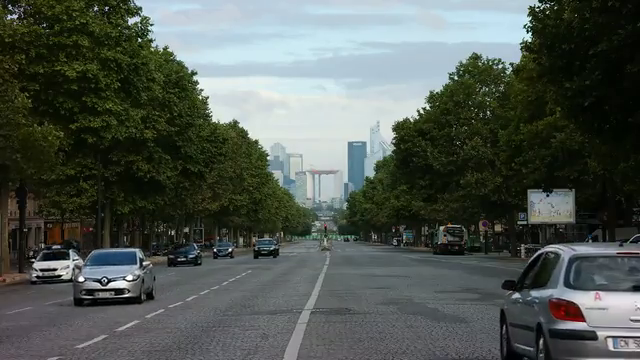
#> input picture frame 30 of media/traffic_one.mp4, 640 x 360 px, given in place of the camera
$ python LowCPU-Optimized-Counter.py
#> lines starting #> are read from the running program, lines starting #| are printed output that depends on the picture
"""This code has been striped and optimized to work on computers with limited
power and processing capabilities (e.g. Raspberry Pi, Beagleboard, ODROID, etc.)

This assumes you are streaming from a live video source, otherwise it's better
to save the given file and run the object detection on the given machine

Note on Cameras:
Most USB cameras (webcams or similar) should work out-of-the-box on most
single board computers, however, cameras that plug directly into the
SBC may require picamera (rapsberry pi) or a similar libraryto get them
to work properly.

CPU Power Note:
While this has been optimized to use as little processing power as possible,
there are still many SBCs or microcontrollers with far too little poweer to have
usable object detection"""


import pandas as pd
import cv2 as cv
import math

# OpenCV automatically detect connected webcams and gives them an index number
# If you have multiple cameras connected you may have to change
video_capture_device_index = 0
video_capture = cv.VideoCapture(video_capture_device_index)

# Test to make sure that opencv has connected to your camera
# This will likely either work very easily or be virtually impossible
# You should check
if video_capture:
    print("Successfully connected to live camera")
else:
    print("Cannot connect to live camera")
    exit()


total_frames_count = video_capture.get(cv.CAP_PROP_FRAME_COUNT)
frames_per_second = video_capture.get(cv.CAP_PROP_FPS)

cars_list = [["x_cord", "y_cord"]]
previous_centroid_x_cord = 0
previous_centroid_y_cord = 0

frame_number = 0
total_car_count = 0
number_is_close_tolerance = 5


# Line which if a centroid crosses, it is counted as a car
count_line_height = 340

# Sets minimum and maximum size to calculate contour centroid
minimum_contour_size = 200
maximum_contour_size = 1000

# The numbers in set are property identifiers 3 = width, 4 = height
# This sets video height and width to predetermined height and width
# Not usually needed, but sometimes required for certain cameras/SBCs
#     to work properly
video_height = video_capture.get(cv.CAP_PROP_FRAME_HEIGHT)
video_width = video_capture.get(cv.CAP_PROP_FRAME_WIDTH)
video_capture.set(3, video_width)
video_capture.set(4, video_height)


# 0x7634706d is used to force opencv to use mp4 due to compatibility issues on certiain systems
# Note: Most systems will require the 'isColor' parameter to match output color settings
#    (e.g. color output "isColor" = True, grayscale output "isColor" = False)
video_result = cv.VideoWriter('video_result_V2.mp4', 0x7634706d, frames_per_second, (video_width, video_height), isColor=True)

# This will have the largest affect on performance
# In most cases MOG2 is the best option, but low power systems may require 'Frame Difference' instead
background_subtractor = cv.createBackgroundSubtractorMOG2()

while True:
    return_val, captured_image = video_capture.read()
#> captured_image is the input picture: shape (360, 640, 3); mean B, G, R 82.5, 88.5, 81

    if return_val:

        # Changes image to grayscale
        gray_image = cv.cvtColor(captured_image, cv.COLOR_BGR2GRAY)
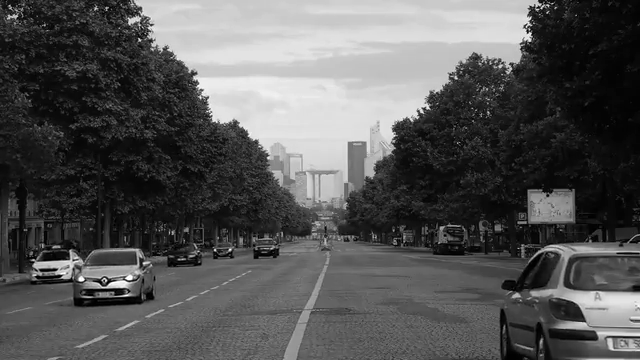
#> gray_image: shape (360, 640); min 0, max 255, mean 85.6

        # Slight blur to eliminate some nosie
        grayed_blured_image = cv.blur(gray_image, (5, 5))
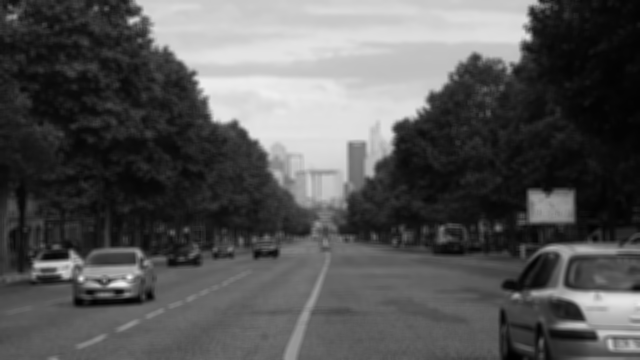
#> grayed_blured_image: shape (360, 640); min 1, max 240, mean 85.6

        # Sets input file, specificies no output, and sets learning rate to 0.01
        foreground_mask = background_subtractor.apply(grayed_blured_image, None, .01)
#> foreground_mask: shape (360, 640); every value is 127

        # Second blur after mask to limit noise in mask
        foreground_blured_image = cv.blur(foreground_mask, (12, 12))

        # Slight dialation
        dilation_kernel = cv.getStructuringElement(cv.MORPH_ELLIPSE,(3,3))
        dilation = cv.dilate(foreground_blured_image ,None, dilation_kernel, iterations=1)

        erosion_kernel = cv.getStructuringElement(cv.MORPH_ELLIPSE, (4,4))
        erosion = cv.erode(dilation, None, erosion_kernel, iterations=7)

        # Removes grays and returns black and white (binary) image
        return_val, binary_image = cv.threshold(erosion, 1, 255, cv.THRESH_BINARY)
#> binary_image: shape (360, 640); every value is 255

        # Finds the countours of the final output binary image
        contours, hierarchy = cv.findContours(binary_image, cv.RETR_EXTERNAL, cv.CHAIN_APPROX_SIMPLE)
#> contours = [[[0, 0], [0, 359], [639, 359], [639, 0]]]

        for cnt in contours:
            drawn_contours = cv.drawContours(captured_image, [cnt], -1, (255, 0, 0), 3, lineType=cv.LINE_4)

            # Create bounding boxes around contours
            x_cord, y_cord, width, height = cv.boundingRect(cnt)
            bounding_boxes = cv.rectangle(captured_image, (x_cord, y_cord), (x_cord + width, y_cord + height),
                                            (0, 255, 0), 3)
#> this loop made 1 pass
#> (cnt, x_cord, y_cord, width, height) on pass 1: ([[0, 0], [0, 359], [639, 359], [639, 0]], 0, 0, 640, 360)
#> pass 1, `drawn_contours = cv.drawContours(captured_image, [cnt], -1, (255, 0, 0..`:
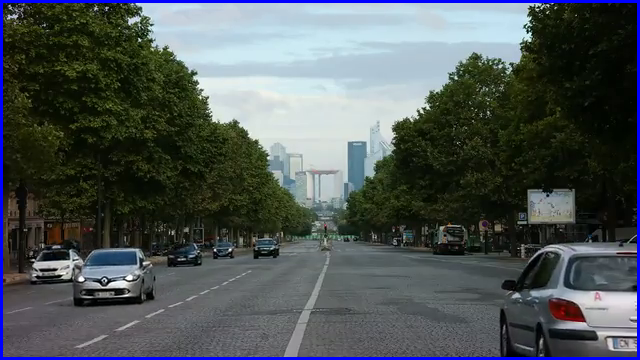
#> drawn_contours: shape (360, 640, 3); mean B, G, R 86.8, 86.2, 78.8
#> pass 1, `bounding_boxes = cv.rectangle(captured_image, (x_cord, y_cord), (x_cor..`:
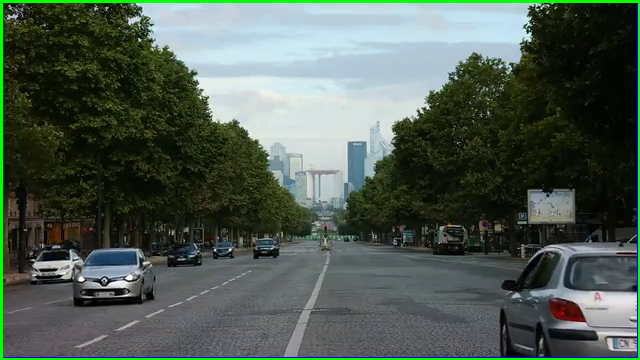
#> bounding_boxes: shape (360, 640, 3); mean B, G, R 81.3, 91.7, 78.8

        # Line which if a centroid crosses, it is counted as a car
        count_line = cv.line(captured_image, (0, count_line_height), (640, count_line_height), (0, 0, 255), 6)
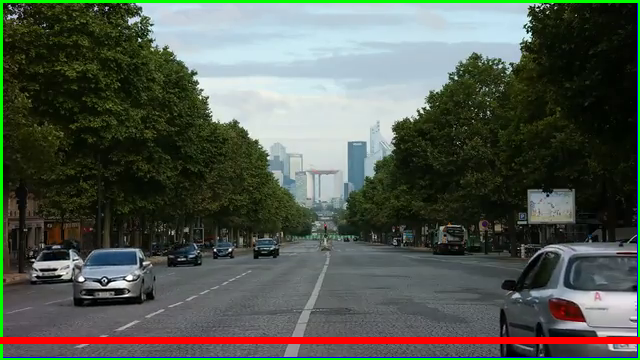
#> count_line: shape (360, 640, 3); mean B, G, R 79.5, 89.9, 82

        # Loop to cycle through all contours
        for i in range(len(contours)):

            # Calculate contour area of current contour in loop
            contour_area = cv.contourArea(contours[i])

            # Tests if contour is correct size and heirachy tests if contour is contained in another contour
            if (contour_area > minimum_contour_size and
                contour_area < maximum_contour_size and
                hierarchy[0, i, 3]):

                # Get all moment for current contour
                current_contour = contours[i]
                current_moment = cv.moments(current_contour)

                # Standard formula to calculate centroid of a figure
                current_centroid_x_cord = int(current_moment['m10'] / current_moment['m00'])
                current_centroid_y_cord = int(current_moment['m01'] / current_moment['m00'])

                # Tests if the current contour has past the count line on the bottom of the screen
                # math.isclose is used to test if current centroid is close to another centroid in previous frame
                # Used to avoid double counting
                if (current_centroid_y_cord > count_line_height
                    and not math.isclose(current_centroid_x_cord, previous_centroid_x_cord, abs_tol=10)
                    and not math.isclose(current_centroid_y_cord, previous_centroid_y_cord, abs_tol=10)):

                    cars_list.append([current_centroid_x_cord, current_centroid_y_cord])
                    total_car_count += 1

                # After above test sets new previous centroid before loop restarts
                previous_centroid_x_cord = current_centroid_x_cord
                previous_centroid_y_cord = current_centroid_y_cord
#> this loop made 1 pass
#> contour_area on pass 1: 229401
#> after the loop, cars_list = [['x_cord', 'y_cord']]; total_car_count = 0

        # Create blue rectangle on top left of screen with car count, also counts frame number on bottom left
        cv.rectangle(captured_image, (0, 0), (140, 20), (255, 0, 0), -1)
        cv.putText(captured_image, "Total Cars = " + str(total_car_count), (3, 15), cv.FONT_HERSHEY_SIMPLEX, .5, (255, 255, 255), 1)
        cv.putText(captured_image, "Frame number: " + str(frame_number), (3, 350), cv.FONT_HERSHEY_SIMPLEX, .5, (0, 0, 0), 1)
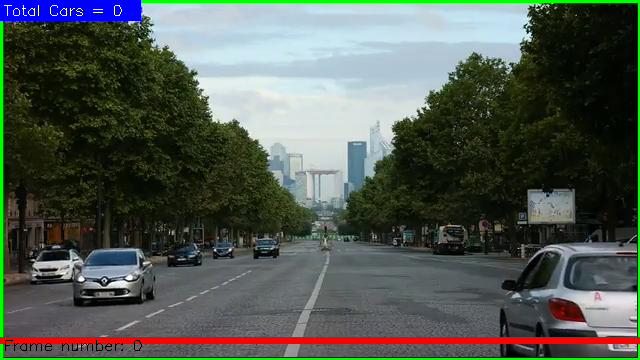
#> captured_image: shape (360, 640, 3); mean B, G, R 82.3, 88.9, 81.6

        # Writes final image to file
        video_result.write(captured_image)

        frame_number += 1

        # [5 lines of commented-out code are left out]

    else:
        break

cars_df = pd.DataFrame(cars_list)
cars_df.to_csv("cars_df")

video_result.release()
cv.destroyAllWindows()

$ run again, starting later in the video
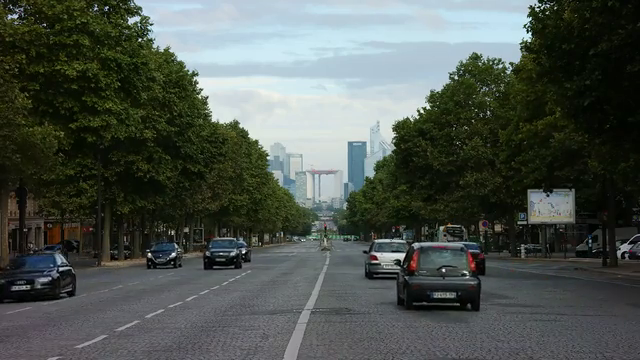
#> input picture frame 135 of media/traffic_one.mp4, 640 x 360 px, given in place of the camera
#> captured_image is the input picture: shape (360, 640, 3); mean B, G, R 79.3, 85.3, 78
#> `grayed_blured_image = cv.blur(gray_image, (5, 5))`:
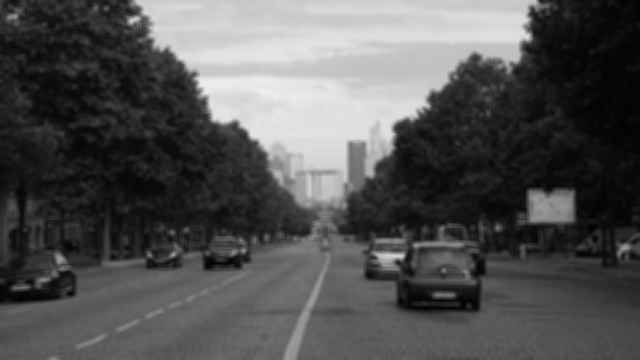
#> grayed_blured_image: shape (360, 640); min 2, max 239, mean 82.4
#> foreground_mask: shape (360, 640); every value is 127
#> binary_image: shape (360, 640); every value is 255
#> contours = [[[0, 0], [0, 359], [639, 359], [639, 0]]]
#> the loop `for cnt in contours:` made 1 pass
#> (cnt, x_cord, y_cord, width, height) on pass 1: ([[0, 0], [0, 359], [639, 359], [639, 0]], 0, 0, 640, 360)
#> the loop `for i in range(len(contours)):` made 1 pass
#> contour_area on pass 1: 229401
#> after the loop `for i in range(len(contours)):`: cars_list = [['x_cord', 'y_cord']]; total_car_count = 0
#> `cv.putText(captured_image, "Frame number: " + str(frame_number), (3, 3..`:
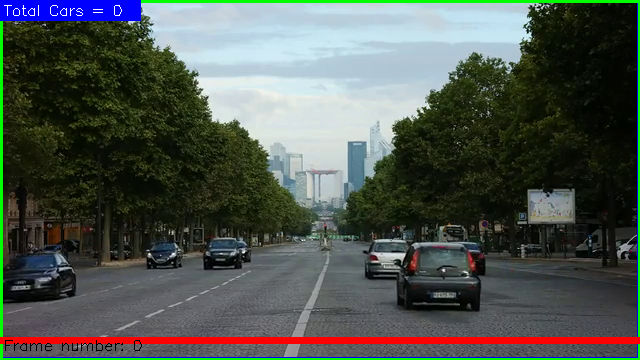
#> captured_image: shape (360, 640, 3); mean B, G, R 79.2, 85.8, 78.6

$ run again, starting later in the video
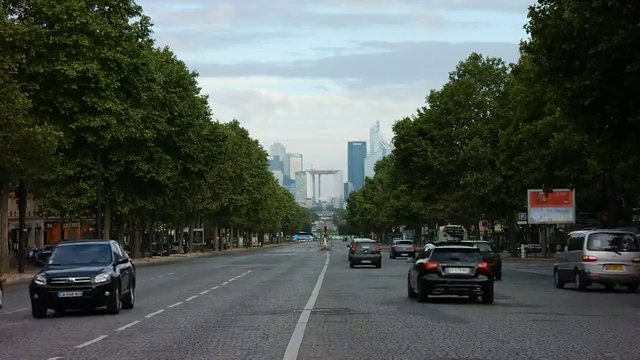
#> input picture frame 240 of media/traffic_one.mp4, 640 x 360 px, given in place of the camera
#> captured_image is the input picture: shape (360, 640, 3); mean B, G, R 79, 84.9, 77.8
#> `grayed_blured_image = cv.blur(gray_image, (5, 5))`:
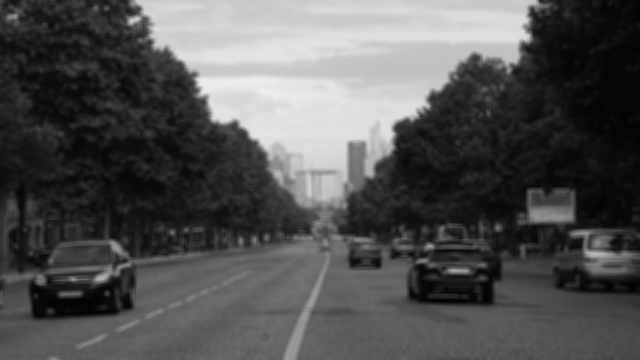
#> grayed_blured_image: shape (360, 640); min 1, max 239, mean 82.1
#> foreground_mask: shape (360, 640); every value is 127
#> binary_image: shape (360, 640); every value is 255
#> contours = [[[0, 0], [0, 359], [639, 359], [639, 0]]]
#> the loop `for cnt in contours:` made 1 pass
#> (cnt, x_cord, y_cord, width, height) on pass 1: ([[0, 0], [0, 359], [639, 359], [639, 0]], 0, 0, 640, 360)
#> the loop `for i in range(len(contours)):` made 1 pass
#> contour_area on pass 1: 229401
#> after the loop `for i in range(len(contours)):`: cars_list = [['x_cord', 'y_cord']]; total_car_count = 0
#> `cv.putText(captured_image, "Frame number: " + str(frame_number), (3, 3..`:
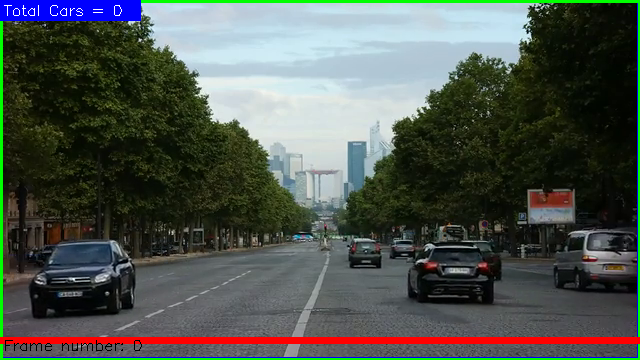
#> captured_image: shape (360, 640, 3); mean B, G, R 78.8, 85.4, 78.4
